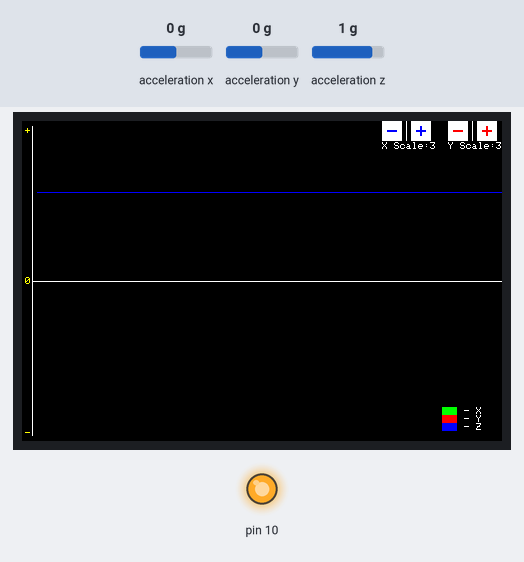
This sketch was run on a simulated Arduino Uno, built with avr-gcc and run on an emulated ATmega328P. Shown: 480×320 colour display, output pins drawn as LEDs (lit = HIGH). The test bench sets the inputs (shaded band); at power-on: acceleration x 0 g, acceleration y 0 g, acceleration z 1 g.

Above: at 59.9 s.

The sketch:

Arduino_ADXL345_Logger_3.5TFT.ino
```cpp
//#define ENABLE_SD
//#define ENABLE_TOUCH
#define ENABLE_MXIC_FLASH
//#define ENABLE_SERIAL

#include <Adafruit_ADXL345_U.h>
Adafruit_ADXL345_Unified accel = Adafruit_ADXL345_Unified(12345); //assign ID to our accelerometer

#include <MCUFRIEND_kbv.h>
MCUFRIEND_kbv tft;       // hard-wired for UNO shields anyway.
uint8_t Orientation = 3;    //PORTRAIT

#ifdef ENABLE_MXIC_FLASH
  #include <SPIMemory.h>
  #define CAPA 134217728   //Flash容量128M
  #define TIME_INTERVAL 200  //0.2秒
  const int ARRSZ=32;
  SPIFlash flash;
  uint32_t gAdr=0;
  unsigned long lastWriteTime = 0;
#endif

#ifdef ENABLE_TOUCH
  #include <TouchScreen.h>
  const int TS_LEFT=900,TS_RT=175,TS_TOP=950,TS_BOT=160;
  char *name = "Please Calibrate.";  //edit name of shield
  const int XP=6,XM=A2,YP=A1,YM=7; //ID=0x9341
  TouchScreen ts = TouchScreen(XP, YP, XM, YM, 300);
  TSPoint tp;
  #define MINPRESSURE 100
  #define MAXPRESSURE 1000
#endif

#ifdef ENABLE_SD
  #include <SPI.h>
  #include <SD.h>
  const int chipSelect = 10;
#endif

#define TFTLCD_BLACK   0x0000
#define TFTLCD_BLUE    0x001F
#define TFTLCD_RED     0xF800
#define TFTLCD_GREEN   0x07E0
#define TFTLCD_CYAN    0x07FF
#define TFTLCD_MAGENTA 0xF81F
#define TFTLCD_YELLOW  0xFFE0
#define TFTLCD_WHITE   0xFFFF

int x_pos; //position along the graph x axis
float y_pos_x; //current graph y axis position of X value
float y_pos_x_old = 160; //old y axis position of X value
float y_pos_y; //current graph y axis position of Y value
float y_pos_y_old = 160; //old y axis position of Y value
float y_pos_z; //current graph y axis position of Z value
float y_pos_z_old = 160; //old y axis position of Z value
byte x_scale = 3; //scale of graph x axis, controlled by touchscreen buttons
byte y_scale = 3;

void setup(void){

#ifdef ENABLE_SERIAL
    Serial.begin(115200);
    Serial.println("start");
#endif

    tft.reset();
    tft.begin(tft.readID());
    tft.setRotation(Orientation);
    tft.fillScreen(TFTLCD_BLACK);
    tft.invertDisplay(0);

    if(!accel.begin()){ //begin accel, check if it's working
      tft.setCursor(0, 0); tft.setTextColor(TFTLCD_WHITE);
      tft.print("No ADXL345 detected");
      while(1);
    }

#ifdef ENABLE_MXIC_FLASH
    Serial.println("enable Mxic Nor Flash");
    flash.begin(MB(128));
    gAdr = findIdxOfFlash();
#endif

#ifdef ENABLE_SD
    Serial.print("Initializing SD card...");
    // see if the card is present and can be initialized:
    if (!SD.begin(chipSelect)) {
      Serial.println("Card failed, or not present");
      // don't do anything more:
      while (1);
    }
    Serial.println("card initialized.");
#endif

    //accel.setRange(ADXL345_RANGE_16_G);
    accel.setRange(ADXL345_RANGE_8_G);
    //accel.setRange(ADXL345_RANGE_2_G); //set resolution of accelerometer

    tftDrawGraphObjects(); //draw graph objects
    tftDrawColorKey();
    tftDrawXScaleButtons();
    tftDrawYScaleButtons();
}

void loop(){
  for (x_pos = (11 + x_scale); x_pos <= tft.width(); x_pos += x_scale){
    uint16_t tsXpos, tsYpos;

#ifdef ENABLE_TOUCH
    pinMode(XM, OUTPUT);
    pinMode(YP, OUTPUT);
    TSPoint p = ts.getPoint(); //get touch point!
    if (p.z > MINPRESSURE && p.z < MAXPRESSURE){
      tsXpos = map(p.y, TS_BOT, TS_TOP, 0, tft.width());
      tsYpos = map(p.x, TS_LEFT, TS_RT, 0, tft.height());

      //!!!!!!!! X SCALE BUTTONS !!!!!!!!
      if ( (tsXpos >= 360 && tsXpos <= 380) && (tsYpos >= 0 && tsYpos <= 20) ){ //if x "-" button pressed!
         if (x_scale > 1){
          x_scale --; //decrement x scale
          delay(70);
          break; //restart 'for' loop
         }
      }
      if ( (tsXpos >= 389 && tsXpos <= 409) && (tsYpos >= 0 && tsYpos <= 20) ){ //if x "+" button pressed!
        if (x_scale < 6){
          x_scale ++; //increment x scale
          delay(70);
          break; //restart 'for' loop
        }
      }
      //!!!!!!!! Y SCALE BUTTONS !!!!!!!!
      if ( (tsXpos >= 426 && tsXpos <= 446) && (tsYpos >= 0 && tsYpos <= 20) ){ //if y "-" button pressed!
        if (y_scale > 1){
          y_scale --; //decrement x scale
          delay(70);
          break; //restart 'for' loop
        }
      }
      if ( (tsXpos >= 455 && tsXpos <= 475) && (tsYpos >= 0 && tsYpos <= 20) ){ //if y "+" button pressed!
        if (y_scale < 6){
          y_scale ++; //increment x scale
          delay(70);
          break; //restart 'for' loop
        }
      }
    }
#endif

    //get accel data
    sensors_event_t event;
    accel.getEvent(&event);
    //store accel data, convert
    y_pos_x = ((-event.acceleration.x * (y_scale * 3)) + 160); //values to use when displaying on LCD, these are floats, for more precision!
    y_pos_y = ((-event.acceleration.y * (y_scale * 3)) + 160); // 160 is axis, so value is displacement from axis, scaled for better visisility!
    y_pos_z = ((-event.acceleration.z * (y_scale * 3)) + 160);

    //------------------------LCD DISPLAY CODE----------------------\\

    //display accel data to LCD
    tft.setTextColor(TFTLCD_WHITE); tft.setTextSize(1);
    tft.setCursor(380, 32);
    tft.print("X New: "); tft.print(event.acceleration.x);
    tft.setCursor(380, 40);
    tft.print("Y New: "); tft.print(event.acceleration.y);
    tft.setCursor(380, 48);
    tft.print("Z New: "); tft.print(event.acceleration.z);

    tft.drawFastHLine(10, 160, 470, TFTLCD_WHITE); // x axis

#ifdef ENABLE_SD
    // Write to SD Card
    File dataFile = SD.open("datalog.txt", FILE_WRITE);
    if (dataFile) {
      String dataString = "X:" + String(event.acceleration.x) +
                          ", Y:" + String(event.acceleration.y) +
                          ", Z:" + String(event.acceleration.z);
      dataFile.println(dataString);
      dataFile.close();
    }
#endif

#ifdef ENABLE_MXIC_FLASH
    if(millis() - lastWriteTime > TIME_INTERVAL || millis() < lastWriteTime){
      lastWriteTime = millis();
      char str_FLASH[ARRSZ+1];
      String dataString = "X:" + String(event.acceleration.x) +
                          ", Y:" + String(event.acceleration.y) +
                          ", Z:" + String(event.acceleration.z) + "\n";
      dataString.toCharArray(str_FLASH, ARRSZ);
      writeToFlash(str_FLASH);
    }
#endif

    //CODE FOR PLOTTING CONTINUOUS LINES!!!!!!!!!!!!
    if(x_pos==11){
      y_pos_x_old = y_pos_x; //set old y pos values to current y pos values
      y_pos_y_old = y_pos_y;
      y_pos_z_old = y_pos_z;
    }
    //Plot "X" value
    tft.drawLine(x_pos - x_scale, y_pos_x_old, x_pos, y_pos_x, TFTLCD_GREEN);
    //Plot "Y" value
    tft.drawLine(x_pos - x_scale, y_pos_y_old, x_pos, y_pos_y, TFTLCD_RED);
    //Plot "Z" value
    tft.drawLine(x_pos - x_scale, y_pos_z_old, x_pos, y_pos_z, TFTLCD_BLUE);

    if ((x_pos >= 410) && (x_pos <= 480)){
      tft.fillRect(x_pos+1, 56, 10, 224, TFTLCD_BLACK);
    }
    else if ((x_pos >= 350) && (x_pos < 410)){
      tft.fillRect(x_pos+1, 56, 10, 264, TFTLCD_BLACK);
    }
    else{
      tft.fillRect(x_pos+1, 0, 10, 320, TFTLCD_BLACK);
    }

    y_pos_x_old = y_pos_x; //set old y pos values to current y pos values
    y_pos_y_old = y_pos_y;
    y_pos_z_old = y_pos_z;

    tft.fillRect(416, 32, 100, 24, TFTLCD_BLACK); //clear displayed accel data from LCD

    //delay(50);
  }

  tft.fillRect(350, 0, 130, 56, TFTLCD_BLACK); //erase XY buttons and any lines behind them
  tft.fillRect(400, 280, 80, 40, TFTLCD_BLACK); //erase color key and any stray lines behind them

  tftDrawXScaleButtons();
  tftDrawYScaleButtons();
  tftDrawColorKey();
  tftDrawGraphObjects();
}

void tftDrawXScaleButtons(){
  //draw touch controls to change x axis resolution
  tft.fillRect(360, 0, 20, 20, TFTLCD_WHITE); //draw "-" box
  tft.fillRect(389, 0, 20, 20, TFTLCD_WHITE); //draw "+" box
  tft.setCursor(365, 3); tft.setTextColor(TFTLCD_BLUE);
  tft.setTextSize(2); tft.print("-"); //print "-"
  tft.setCursor(394, 3); tft.print("+");
  tft.drawFastVLine(384, 0, 20, TFTLCD_WHITE);
  tft.setCursor(360, 21); tft.setTextColor(TFTLCD_WHITE);
  tft.setTextSize(1); tft.print("X Scale:"); tft.print(x_scale);
}

void tftDrawYScaleButtons(){
  //draw touch controls to change y axis resolution
  tft.fillRect(426, 0, 20, 20, TFTLCD_WHITE); //draw "-" box
  tft.fillRect(455, 0, 20, 20, TFTLCD_WHITE); //draw "+" box
  tft.setCursor(431, 3); tft.setTextColor(TFTLCD_RED);
  tft.setTextSize(2); tft.print("-"); //print "-"
  tft.setCursor(460, 3); tft.print("+");
  tft.drawFastVLine(450, 0, 20, TFTLCD_WHITE);
  tft.setCursor(426, 21); tft.setTextColor(TFTLCD_WHITE);
  tft.setTextSize(1); tft.print("Y Scale:"); tft.print(y_scale);
}

void tftDrawColorKey(){
  //Display color key
  tft.setTextSize(1); tft.setTextColor(TFTLCD_WHITE);
  tft.fillRect(420, 286, 15, 8, TFTLCD_GREEN);
  tft.setCursor(436, 286); tft.print(" - X");
  tft.fillRect(420, 294, 15, 8, TFTLCD_RED);
  tft.setCursor(436, 294); tft.print(" - Y");
  tft.fillRect(420, 302, 15, 8, TFTLCD_BLUE);
  tft.setCursor(436, 302); tft.print(" - Z");
}

void tftDrawGraphObjects(){
  //draw the graph objects
  tft.fillRect(11, 5, x_scale+1, 155, TFTLCD_BLACK);
  tft.fillRect(11, 161, x_scale+1, 159, TFTLCD_BLACK);
  tft.drawFastVLine(10, 5, 310, TFTLCD_WHITE); // y axis
  tft.drawFastHLine(10, 160, 470, TFTLCD_WHITE); // x axis
  tft.setTextColor(TFTLCD_YELLOW); tft.setTextSize(1); // set parameters for y axis labels
  tft.setCursor(3, 156); tft.print("0");  // "0" at center of ya axis
  tft.setCursor(3, 6); tft.print("+"); // "+' at top of y axis
  tft.setCursor(3, 308); tft.print("-"); // "-" at bottom of y axis

}

#ifdef ENABLE_MXIC_FLASH
uint32_t findIdxOfFlash(){
  unsigned long adr=0;
  bool gotIndex=false;

  for(adr=0; adr<CAPA; adr+=ARRSZ){
    if(flash.readByte(adr)==0xFF){
      gotIndex=true;
      mySerialPrint(F("find index of flash: "));
      myPrintHex(adr); mySerialPrintln("");
      break;
    }
  }
  if(gotIndex==false){
    mySerialPrintln("gotIndex==false");
    adr=0;
  }
  return adr;
}

void myPrintHex(uint32_t inputInt32){
  if      (inputInt32>0x0FFFFFFF){    mySerialPrint("0x");        }
  else if (inputInt32>0x00FFFFFF){    mySerialPrint("0x0");       }
  else if (inputInt32>0x000FFFFF){    mySerialPrint("0x00");      }
  else if (inputInt32>0x0000FFFF){    mySerialPrint("0x000");     }
  else if (inputInt32>0x00000FFF){    mySerialPrint("0x0000");    }
  else if (inputInt32>0x000000FF){    mySerialPrint("0x00000");   }
  else if (inputInt32>0x0000000F){    mySerialPrint("0x000000");  }
  else {                              mySerialPrint("0x0000000"); }
  mySerialPrint(String(inputInt32, HEX));
}

void erase4K(unsigned long addr){
  unsigned long BEGIN = micros();
  myPrintHex(addr);
  if (flash.eraseSector(addr)) {
    mySerialPrintln(F("                    erase 4KB"));
  }
  else {
    mySerialPrintln(F("                    Erasing sector failed"));
  }
  unsigned long END = micros();
  mySerialPrint("erase4K() time through (us): "); mySerialPrintln(END-BEGIN);
  //delay(10);
}

void writeToFlash(char str[ARRSZ+1]){
  //mySerialPrintln(micros());
  if(gAdr>(CAPA-ARRSZ)){
    //mySerialPrint("                    ");
    myPrintHex(gAdr);
    mySerialPrintln(" reset gAdr=0");
    gAdr=0;
  }
  if(gAdr%4096==0){ erase4K(gAdr); }

  if (flash.writeCharArray(gAdr, str, ARRSZ, true)) {
    //mySerialPrint("                    ");
    myPrintHex(gAdr);
    mySerialPrint(F(" W: ")); mySerialPrintln(str);

    //讀回來看看
    /*char textAdr[ARRSZ];
    myPrintHex(gAdr);
    if (flash.readCharArray(gAdr, textAdr, ARRSZ)) {
      mySerialPrint(F(" R: ")); mySerialPrintln(textAdr);
    }
    else{
      mySerialPrintln("read fail!");
    }*/

    gAdr+=ARRSZ;
  }
  //mySerialPrintln(micros());
}
#endif

template <class T> void mySerialPrint(T str){
#ifdef ENABLE_SERIAL
   Serial.print(str);
#endif
}
template <class T> void mySerialPrintln(T str){
#ifdef ENABLE_SERIAL
   Serial.println(str);
#endif
}
```

Source omitted: SPIFlashIO.cpp (17761 bytes), SPIFlashSFDP.cpp (13558 bytes)
